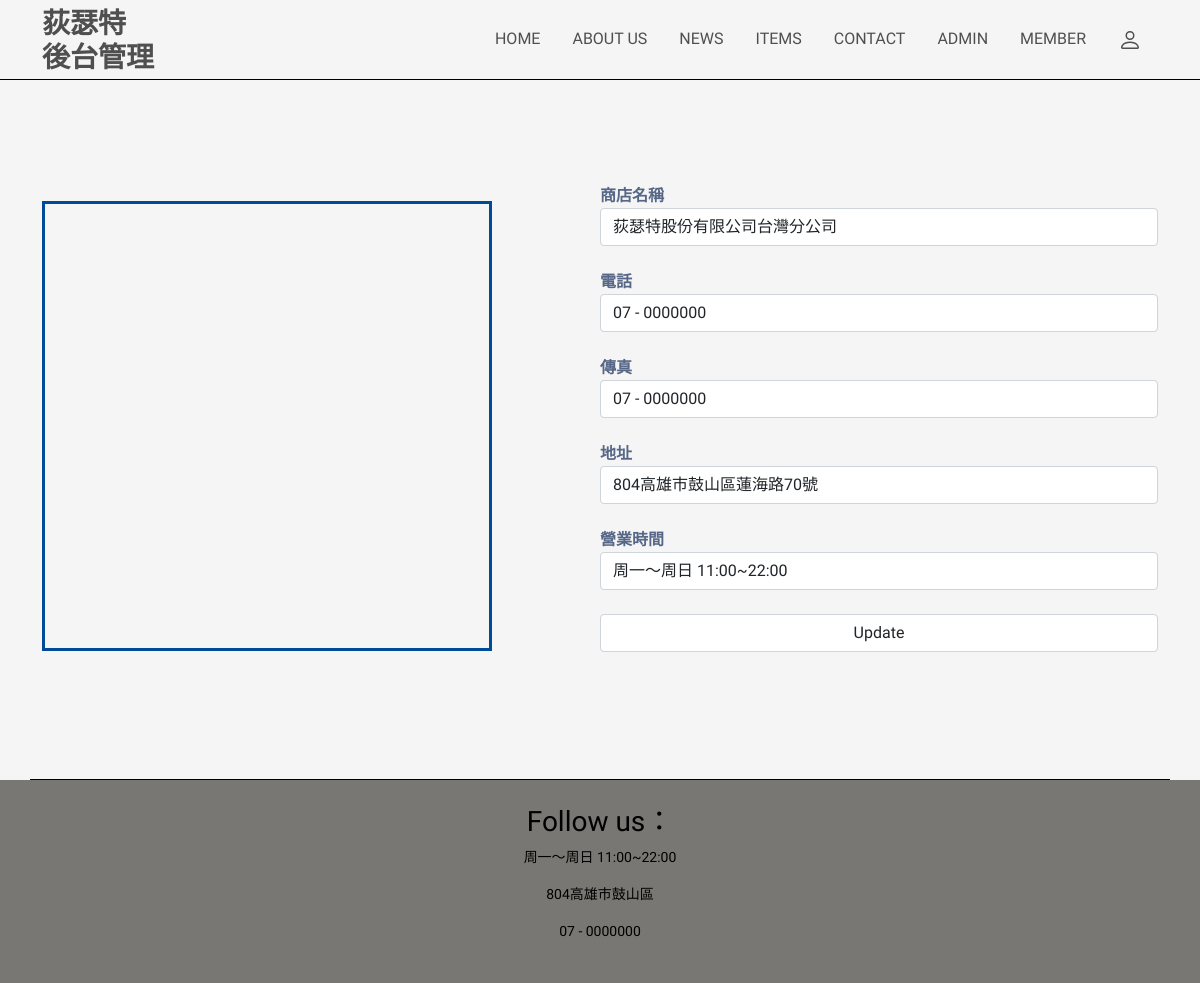
The app's page /admin/contact.php (signed in) with its own data.
### tables this page shows
CREATE TABLE `contact_content` (
  `id` int(11) NOT NULL,
  `store` text NOT NULL,
  `tel` varchar(30) NOT NULL,
  `fax` varchar(30) NOT NULL,
  `location` text NOT NULL,
  `openingHour` varchar(100) NOT NULL
);

### admin/contact.php (the view, shortened to what this page needs)
<?php @session_start();
include('../connMysql.php');
?>
<!Doctype html>
<html lang="en">
<head>
    <link rel="stylesheet" href="general.css">
    <link href="https://cdn.jsdelivr.net/npm/bootstrap@5.0.0-beta1/dist/css/bootstrap.min.css" rel="stylesheet">
</head>
<body>
    <?php include_once("header.php"); ?>
    <main>
        <div class="container d-flex align-items-center " style=" height:700px; border-bottom:1px solid black;">
            <div class="col-lg-6">
                <iframe src="https://www.google.com/maps/embed?pb=!1m18!1m12!1m3!1d3682.706117805268!2d120.26308531409612!3d22.627446985154567!2m3!1f0!2f0!3f0!3m2!1i1024!2i768!4f13.1!3m3!1m2!1s0x346e0408e7591e3f%3A0x439730cbe265ebf9!2z5ZyL56uL5Lit5bGx5aSn5a24566h55CG5a246Zmi!5e0!3m2!1szh-TW!2stw!4v1620663396124!5m2!1szh-TW!2stw" width="450" height="450" style="border:3px #004B97	 solid;" allowfullscreen="true" loading="lazy"></iframe>
            </div>
            <div class="col-lg-6">
            <?php
              $id = 1;
              $sql = "SELECT * FROM contact_content WHERE id = '$id'";
              $result = mysqli_query($db_link, $sql);
              $row = mysqli_fetch_array($result);
            ?>
              <form name = "form" method = "post" action = "update_contact.php">
                <div class="form-group">
                    <label><strong>商店名稱</strong></label>
                    <input type = "text" class="form-control" name ="store" value="<?php echo $row['store']; ?>" placeholder = "Store Name."/></br>
                </div>
                <div class="form-group">
                    <label><strong>電話</strong></label>
                    <input type = "text" class="form-control" name ="tel" value="<?php echo $row['tel']; ?>" placeholder = "Store tel."/></br>
                </div>
                <div class="form-group">
                <label><strong>傳真</strong></label>
                    <input type = "text" class="form-control" name ="fax" value="<?php echo $row['fax']; ?>" placeholder = "Store fax."/></br>
                </div>
                <div class="form-group">
                    <label><strong>地址</strong></label>
                    <input type = "text" class="form-control" name ="location" value="<?php echo $row['location']; ?>" placeholder = "Store location."/></br>
                </div>
                <div class="form-group">
                    <label><strong>營業時間</strong></label>
                    <input type = "text" class="form-control" name ="openingHour" value="<?php echo $row['openingHour']; ?>" placeholder = "Store openingHour."/></br>
                </div>
                <div class="form-group">
                    <input type = "submit" class="form-control" name ="update" value = "Update"/></br>
                </div>
              </form>
            </div>
        </div>
    </main>
    <?php include_once("footer.php"); ?>
</body>
</html>

### general.css (style rules this page uses)
main { background: #fbfbf3; margin: 0px; color: #566787; background: #f5f5f5; font-family: 'Varela Round', sans-serif; }

### admin/contact.php (style rules this page uses)
body { background-color: whitesmoke; color: #566787; background: #f5f5f5; font-family: 'Varela Round', sans-serif; }

### records on screen
contact_content: store "荻瑟特股份有限公司台灣分公司", tel "07 - 0000000", fax "07 - 0000000", location "804高雄市鼓山區蓮海路70號", openingHour "周一〜周日 11:00~22:00"
